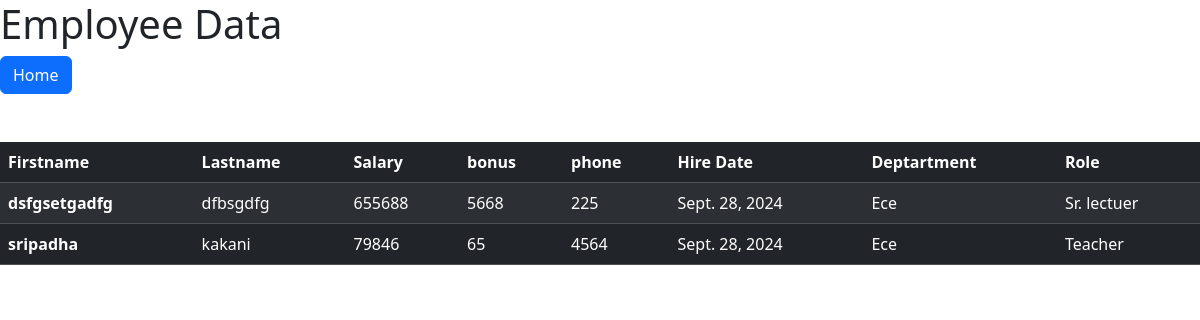
Page /view-all-emp/ on the committed database.
### emp_app/models.py (models this page shows, shortened)
class Employee(models.Model):
    firstname=models.CharField(max_length=255)
    lastname=models.CharField(max_length=255)
    salary=models.IntegerField()
    bonus=models.CharField(max_length=255)
    phone=models.IntegerField(max_length=255)
    hire_date=models.DateField()
    dept=models.ForeignKey(Department,on_delete=models.CASCADE)
    role=models.ForeignKey(Role,on_delete=models.CASCADE)

class Department(models.Model):
    name=models.CharField(max_length=255)
    location=models.CharField(max_length=255)
    def __str__(self):
        return self.name

class Role(models.Model):
    name=models.CharField(max_length=255)
    def __str__(self):
        return self.name

### emp_app/views.py (the view)
# urls.py: path('view-all-emp/',views.view_all_emp,name="view_all_emp"),
def view_all_emp(request):
    emps=Employee.objects.all()
    return render(request,'view_all_emp.html',{"emps":emps})

### emp_app/templates/view_all_emp.html (shortened to what this page needs)
<!doctype html>
<html lang="en">
  <head>
    <link rel="stylesheet" href="https://cdn.jsdelivr.net/npm/bootstrap@5.3.3/dist/css/bootstrap.rtl.min.css">
  </head>
  <body>
    <h1>Employee  Data</h1>
<a class="btn btn-primary" href="{% url "index"  %}" role="button">Home</a><br><br>
<br>
<table class="table table-dark table-striped">
  <thead>
    <tr>
      <th scope="col">Firstname</th>
      <th scope="col">Lastname</th>
      <th scope="col">Salary</th>
      <th scope="col">bonus</th>
      <th scope="col">phone</th>
      <th scope="col">Hire Date</th>
      <th scope="col">Deptartment</th>
      <th scope="col">Role</th>
    </tr>
  </thead>
  <tbody>
    {% for i in emps%}
    <tr>
      <th scope="row">{{i.firstname}}</th>
      <td>{{i.lastname}}</td>
      <td>{{i.salary}}</td>
      <td>{{i.bonus}}</td>
      <td>{{i.phone}}</td>
      <td>{{i.hire_date}}</td>
      <td>{{i.dept}}</td>
      <td>{{i.role}}</td>
    </tr>
    {% endfor %}
  </tbody>
</table>
  </body>
</html>

### rows in the picture
Employee: firstname "dsfgsetgadfg", lastname "dfbsgdfg", salary "655688", bonus "5668", phone "225", hire_date "Sept. 28, 2024", dept "Ece", role "Sr. lectuer"
Employee: firstname "sripadha", lastname "kakani", salary "79846", bonus "65", phone "4564", hire_date "Sept. 28, 2024", dept "Ece", role "Teacher"
